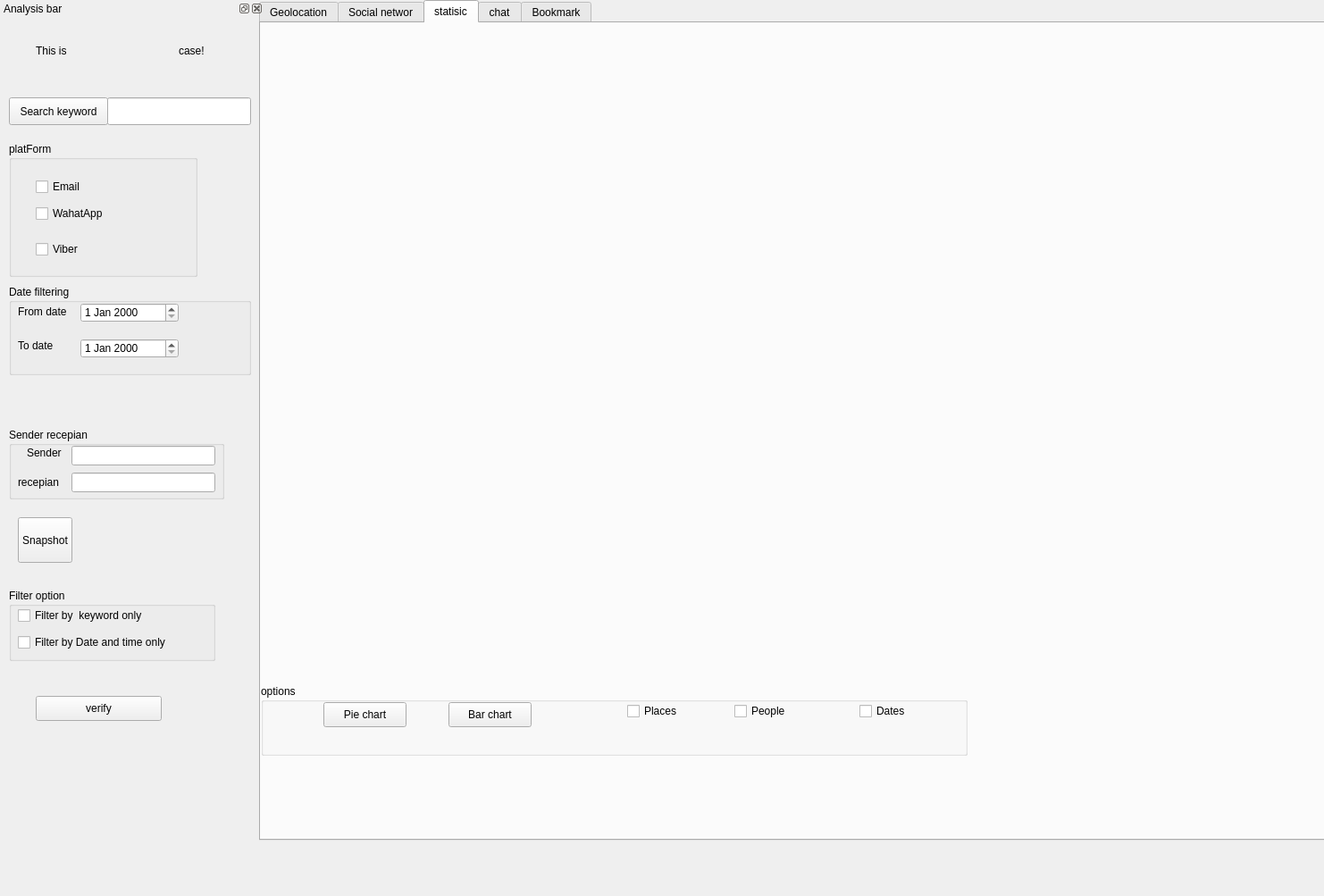
<?xml version="1.0" encoding="UTF-8"?>
<ui version="4.0">
 <class>DialogAnalysis</class>
 <widget class="QDialog" name="DialogAnalysis">
  <property name="geometry">
   <rect>
    <x>0</x>
    <y>0</y>
    <width>1482</width>
    <height>1003</height>
   </rect>
  </property>
  <property name="windowTitle">
   <string>Dialog</string>
  </property>
  <widget class="QTabWidget" name="tabWidgetBookMark">
   <property name="geometry">
    <rect>
     <x>290</x>
     <y>0</y>
     <width>1201</width>
     <height>941</height>
    </rect>
   </property>
   <property name="currentIndex">
    <number>2</number>
   </property>
   <widget class="QWidget" name="geoloctab">
    <attribute name="title">
     <string>Geolocation</string>
    </attribute>
   </widget>
   <widget class="QWidget" name="SocialNetworktab">
    <attribute name="title">
     <string>Social networ</string>
    </attribute>
    <widget class="QLabel" name="lbl_Visualization">
     <property name="geometry">
      <rect>
       <x>0</x>
       <y>0</y>
       <width>951</width>
       <height>711</height>
      </rect>
     </property>
     <property name="text">
      <string/>
     </property>
     <property name="pixmap">
      <pixmap>../../../../../../.designer/backup/filename4.png</pixmap>
     </property>
     <property name="scaledContents">
      <bool>true</bool>
     </property>
    </widget>
    <widget class="QGroupBox" name="groupBox_7">
     <property name="geometry">
      <rect>
       <x>30</x>
       <y>720</y>
       <width>751</width>
       <height>80</height>
      </rect>
     </property>
     <property name="title">
      <string>Virtualization  Social Network</string>
     </property>
     <widget class="QPushButton" name="btn_Circular_Layout">
      <property name="geometry">
       <rect>
        <x>30</x>
        <y>30</y>
        <width>93</width>
        <height>28</height>
       </rect>
      </property>
      <property name="text">
       <string>Circular layout</string>
      </property>
     </widget>
     <widget class="QPushButton" name="btn_Planer_Layout">
      <property name="geometry">
       <rect>
        <x>130</x>
        <y>30</y>
        <width>93</width>
        <height>28</height>
       </rect>
      </property>
      <property name="text">
       <string>Planer layout</string>
      </property>
     </widget>
     <widget class="QPushButton" name="btn_Random_Layout">
      <property name="geometry">
       <rect>
        <x>230</x>
        <y>30</y>
        <width>93</width>
        <height>28</height>
       </rect>
      </property>
      <property name="text">
       <string>Random layout</string>
      </property>
     </widget>
     <widget class="QPushButton" name="btn_Special_Layout">
      <property name="geometry">
       <rect>
        <x>340</x>
        <y>30</y>
        <width>93</width>
        <height>28</height>
       </rect>
      </property>
      <property name="text">
       <string>Spectral layout</string>
      </property>
     </widget>
    </widget>
   </widget>
   <widget class="QWidget" name="statisictap">
    <attribute name="title">
     <string>statisic</string>
    </attribute>
    <widget class="QGroupBox" name="groupBox_4">
     <property name="geometry">
      <rect>
       <x>0</x>
       <y>740</y>
       <width>791</width>
       <height>80</height>
      </rect>
     </property>
     <property name="title">
      <string>options</string>
     </property>
     <widget class="QPushButton" name="btnPieChart">
      <property name="geometry">
       <rect>
        <x>70</x>
        <y>20</y>
        <width>93</width>
        <height>28</height>
       </rect>
      </property>
      <property name="text">
       <string>Pie chart</string>
      </property>
     </widget>
     <widget class="QPushButton" name="btnBarChart">
      <property name="geometry">
       <rect>
        <x>210</x>
        <y>20</y>
        <width>93</width>
        <height>28</height>
       </rect>
      </property>
      <property name="text">
       <string>Bar chart</string>
      </property>
     </widget>
     <widget class="QCheckBox" name="checkBox_places">
      <property name="geometry">
       <rect>
        <x>410</x>
        <y>20</y>
        <width>81</width>
        <height>20</height>
       </rect>
      </property>
      <property name="text">
       <string>Places</string>
      </property>
     </widget>
     <widget class="QCheckBox" name="checkBox_5">
      <property name="geometry">
       <rect>
        <x>530</x>
        <y>20</y>
        <width>81</width>
        <height>20</height>
       </rect>
      </property>
      <property name="text">
       <string>People</string>
      </property>
     </widget>
     <widget class="QCheckBox" name="checkBox_6">
      <property name="geometry">
       <rect>
        <x>670</x>
        <y>20</y>
        <width>81</width>
        <height>20</height>
       </rect>
      </property>
      <property name="text">
       <string>Dates</string>
      </property>
     </widget>
    </widget>
    <widget class="QWidget" name="widget" native="true">
     <property name="geometry">
      <rect>
       <x>9</x>
       <y>29</y>
       <width>791</width>
       <height>691</height>
      </rect>
     </property>
    </widget>
   </widget>
   <widget class="QWidget" name="tab_tap">
    <attribute name="title">
     <string>chat</string>
    </attribute>
    <widget class="QLabel" name="label_5">
     <property name="geometry">
      <rect>
       <x>-10</x>
       <y>30</y>
       <width>951</width>
       <height>871</height>
      </rect>
     </property>
     <property name="text">
      <string>TextLabel</string>
     </property>
    </widget>
    <widget class="QPlainTextEdit" name="plainTextEdit">
     <property name="geometry">
      <rect>
       <x>0</x>
       <y>60</y>
       <width>961</width>
       <height>761</height>
      </rect>
     </property>
    </widget>
   </widget>
   <widget class="QWidget" name="tab">
    <attribute name="title">
     <string>Bookmark</string>
    </attribute>
    <widget class="QWidget" name="formLayoutWidget">
     <property name="geometry">
      <rect>
       <x>10</x>
       <y>10</y>
       <width>821</width>
       <height>821</height>
      </rect>
     </property>
     <layout class="QFormLayout" name="formLayout">
      <item row="0" column="0">
       <widget class="QLabel" name="lbl_fileName">
        <property name="text">
         <string> File Name</string>
        </property>
       </widget>
      </item>
      <item row="0" column="1">
       <widget class="QLineEdit" name="lineEdit_fIstName"/>
      </item>
      <item row="1" column="0">
       <widget class="QLabel" name="label_7">
        <property name="text">
         <string> Lable</string>
        </property>
       </widget>
      </item>
      <item row="1" column="1">
       <widget class="QLineEdit" name="lineEdit_Lable"/>
      </item>
      <item row="2" column="0">
       <widget class="QLabel" name="label_8">
        <property name="text">
         <string> BookMark Number</string>
        </property>
       </widget>
      </item>
      <item row="2" column="1">
       <widget class="QLineEdit" name="lineEdit_BookMarkNumber"/>
      </item>
      <item row="3" column="0">
       <widget class="QLabel" name="label_9">
        <property name="text">
         <string> From</string>
        </property>
       </widget>
      </item>
      <item row="3" column="1">
       <widget class="QLineEdit" name="lineEdit_from"/>
      </item>
      <item row="4" column="0">
       <widget class="QLabel" name="label_10">
        <property name="text">
         <string> To</string>
        </property>
       </widget>
      </item>
      <item row="4" column="1">
       <widget class="QLineEdit" name="lineEdit_to"/>
      </item>
      <item row="5" column="0">
       <widget class="QLabel" name="label_11">
        <property name="text">
         <string> cc</string>
        </property>
       </widget>
      </item>
      <item row="5" column="1">
       <widget class="QLineEdit" name="lineEdit_CC"/>
      </item>
      <item row="6" column="0">
       <widget class="QLabel" name="label_12">
        <property name="text">
         <string> BCC</string>
        </property>
       </widget>
      </item>
      <item row="6" column="1">
       <widget class="QLineEdit" name="lineEdit_Bcc"/>
      </item>
      <item row="7" column="0">
       <widget class="QLabel" name="lbl_AddCooment">
        <property name="text">
         <string>Add commant</string>
        </property>
       </widget>
      </item>
      <item row="7" column="1">
       <widget class="QLineEdit" name="LnEdtAddCommant"/>
      </item>
      <item row="8" column="0" colspan="2">
       <widget class="QPushButton" name="pushButton">
        <property name="text">
         <string>Submit</string>
        </property>
       </widget>
      </item>
     </layout>
    </widget>
   </widget>
  </widget>
  <widget class="QDockWidget" name="dockWidget_analysis">
   <property name="geometry">
    <rect>
     <x>0</x>
     <y>0</y>
     <width>295</width>
     <height>941</height>
    </rect>
   </property>
   <property name="styleSheet">
    <string notr="true">q rgb(250, 235, 255)</string>
   </property>
   <property name="windowTitle">
    <string>Analysis bar</string>
   </property>
   <widget class="QWidget" name="dockWidgetContents_2">
    <widget class="QGroupBox" name="groupBox_2">
     <property name="geometry">
      <rect>
       <x>10</x>
       <y>140</y>
       <width>211</width>
       <height>151</height>
      </rect>
     </property>
     <property name="title">
      <string>platForm</string>
     </property>
     <widget class="QCheckBox" name="checkBox_Email">
      <property name="geometry">
       <rect>
        <x>30</x>
        <y>40</y>
        <width>81</width>
        <height>20</height>
       </rect>
      </property>
      <property name="text">
       <string>Email</string>
      </property>
     </widget>
     <widget class="QCheckBox" name="checkBox_WhatsApp">
      <property name="geometry">
       <rect>
        <x>30</x>
        <y>70</y>
        <width>81</width>
        <height>20</height>
       </rect>
      </property>
      <property name="text">
       <string>WahatApp</string>
      </property>
     </widget>
     <widget class="QCheckBox" name="checkBox_Viber">
      <property name="geometry">
       <rect>
        <x>30</x>
        <y>110</y>
        <width>81</width>
        <height>20</height>
       </rect>
      </property>
      <property name="text">
       <string>Viber</string>
      </property>
     </widget>
    </widget>
    <widget class="QLineEdit" name="lineEdit_serchKeyWord_ForChat">
     <property name="geometry">
      <rect>
       <x>120</x>
       <y>90</y>
       <width>161</width>
       <height>31</height>
      </rect>
     </property>
    </widget>
    <widget class="QPushButton" name="btnKeyWordChat_2">
     <property name="geometry">
      <rect>
       <x>10</x>
       <y>90</y>
       <width>111</width>
       <height>31</height>
      </rect>
     </property>
     <property name="text">
      <string>Search keyword</string>
     </property>
    </widget>
    <widget class="QPushButton" name="btnSnapshot">
     <property name="geometry">
      <rect>
       <x>20</x>
       <y>560</y>
       <width>61</width>
       <height>51</height>
      </rect>
     </property>
     <property name="text">
      <string>Snapshot</string>
     </property>
    </widget>
    <widget class="QGroupBox" name="groupBox_3">
     <property name="geometry">
      <rect>
       <x>10</x>
       <y>640</y>
       <width>231</width>
       <height>81</height>
      </rect>
     </property>
     <property name="title">
      <string>Filter option</string>
     </property>
     <widget class="QCheckBox" name="checkBox_filterKeyWord">
      <property name="geometry">
       <rect>
        <x>10</x>
        <y>20</y>
        <width>201</width>
        <height>20</height>
       </rect>
      </property>
      <property name="text">
       <string>Filter by  keyword only</string>
      </property>
     </widget>
     <widget class="QCheckBox" name="checkBox_FiterTimeDate">
      <property name="geometry">
       <rect>
        <x>10</x>
        <y>50</y>
        <width>171</width>
        <height>20</height>
       </rect>
      </property>
      <property name="text">
       <string>Filter by Date and time only</string>
      </property>
     </widget>
    </widget>
    <widget class="QPushButton" name="btnVerify">
     <property name="geometry">
      <rect>
       <x>40</x>
       <y>760</y>
       <width>141</width>
       <height>28</height>
      </rect>
     </property>
     <property name="text">
      <string>verify</string>
     </property>
    </widget>
    <widget class="QGroupBox" name="groupBox_5">
     <property name="geometry">
      <rect>
       <x>10</x>
       <y>300</y>
       <width>271</width>
       <height>101</height>
      </rect>
     </property>
     <property name="title">
      <string>Date filtering</string>
     </property>
     <widget class="QLabel" name="label_2">
      <property name="geometry">
       <rect>
        <x>10</x>
        <y>60</y>
        <width>55</width>
        <height>16</height>
       </rect>
      </property>
      <property name="text">
       <string>To date</string>
      </property>
     </widget>
     <widget class="QLabel" name="label">
      <property name="geometry">
       <rect>
        <x>10</x>
        <y>20</y>
        <width>61</width>
        <height>20</height>
       </rect>
      </property>
      <property name="text">
       <string>From date</string>
      </property>
     </widget>
     <widget class="QDateEdit" name="dateEdit_dateFrom">
      <property name="geometry">
       <rect>
        <x>80</x>
        <y>20</y>
        <width>110</width>
        <height>22</height>
       </rect>
      </property>
     </widget>
     <widget class="QDateEdit" name="dateEdit_dateTo">
      <property name="geometry">
       <rect>
        <x>80</x>
        <y>60</y>
        <width>110</width>
        <height>22</height>
       </rect>
      </property>
     </widget>
    </widget>
    <widget class="QGroupBox" name="groupBox_6">
     <property name="geometry">
      <rect>
       <x>10</x>
       <y>460</y>
       <width>241</width>
       <height>80</height>
      </rect>
     </property>
     <property name="title">
      <string>Sender recepian</string>
     </property>
     <widget class="QLineEdit" name="lineEdit_Sender">
      <property name="geometry">
       <rect>
        <x>70</x>
        <y>20</y>
        <width>161</width>
        <height>22</height>
       </rect>
      </property>
     </widget>
     <widget class="QLabel" name="label_3">
      <property name="geometry">
       <rect>
        <x>20</x>
        <y>20</y>
        <width>55</width>
        <height>16</height>
       </rect>
      </property>
      <property name="text">
       <string>Sender</string>
      </property>
     </widget>
     <widget class="QLineEdit" name="lineEdit_Recepian">
      <property name="geometry">
       <rect>
        <x>70</x>
        <y>50</y>
        <width>161</width>
        <height>22</height>
       </rect>
      </property>
     </widget>
     <widget class="QLabel" name="label_4">
      <property name="geometry">
       <rect>
        <x>10</x>
        <y>50</y>
        <width>55</width>
        <height>21</height>
       </rect>
      </property>
      <property name="text">
       <string>recepian</string>
      </property>
     </widget>
    </widget>
    <widget class="QLabel" name="label_casename">
     <property name="geometry">
      <rect>
       <x>100</x>
       <y>30</y>
       <width>81</width>
       <height>20</height>
      </rect>
     </property>
     <property name="text">
      <string/>
     </property>
    </widget>
    <widget class="QLabel" name="label_6">
     <property name="geometry">
      <rect>
       <x>40</x>
       <y>30</y>
       <width>55</width>
       <height>16</height>
      </rect>
     </property>
     <property name="text">
      <string>This is</string>
     </property>
    </widget>
    <widget class="QLabel" name="label_13">
     <property name="geometry">
      <rect>
       <x>200</x>
       <y>30</y>
       <width>55</width>
       <height>16</height>
      </rect>
     </property>
     <property name="text">
      <string>case!</string>
     </property>
    </widget>
   </widget>
  </widget>
 </widget>
 <resources/>
 <connections/>
</ui>
